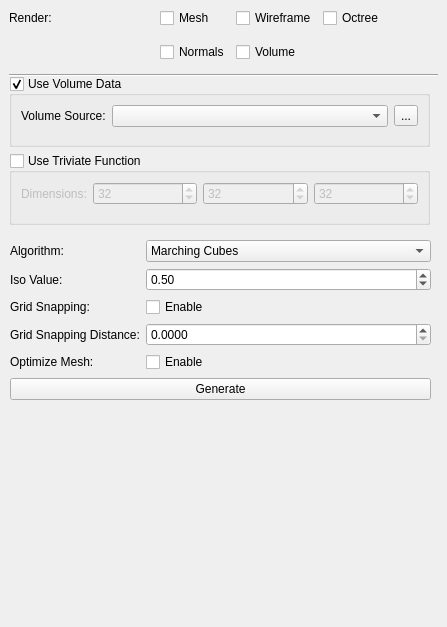
<?xml version="1.0" encoding="UTF-8"?>
<ui version="4.0">
 <class>SettingsWidget</class>
 <widget class="QDockWidget" name="SettingsWidget">
  <property name="geometry">
   <rect>
    <x>0</x>
    <y>0</y>
    <width>447</width>
    <height>627</height>
   </rect>
  </property>
  <property name="minimumSize">
   <size>
    <width>447</width>
    <height>627</height>
   </size>
  </property>
  <property name="windowTitle">
   <string>Settings</string>
  </property>
  <widget class="QWidget" name="_central_widget">
   <widget class="QLabel" name="_render_label">
    <property name="geometry">
     <rect>
      <x>9</x>
      <y>9</y>
      <width>44</width>
      <height>17</height>
     </rect>
    </property>
    <property name="text">
     <string>Render:</string>
    </property>
   </widget>
   <widget class="Line" name="_line">
    <property name="geometry">
     <rect>
      <x>9</x>
      <y>67</y>
      <width>429</width>
      <height>16</height>
     </rect>
    </property>
    <property name="minimumSize">
     <size>
      <width>0</width>
      <height>0</height>
     </size>
    </property>
    <property name="orientation">
     <enum>Qt::Orientation::Horizontal</enum>
    </property>
   </widget>
   <widget class="QGroupBox" name="m_volume_data_group_box">
    <property name="geometry">
     <rect>
      <x>9</x>
      <y>76</y>
      <width>421</width>
      <height>71</height>
     </rect>
    </property>
    <property name="title">
     <string>Use Volume Data</string>
    </property>
    <property name="checkable">
     <bool>true</bool>
    </property>
    <property name="checked">
     <bool>true</bool>
    </property>
    <layout class="QFormLayout" name="formLayout_3">
     <item row="0" column="0">
      <widget class="QLabel" name="_volume_source_label">
       <property name="text">
        <string>Volume Source:</string>
       </property>
      </widget>
     </item>
     <item row="0" column="1">
      <layout class="QHBoxLayout" name="_horizontal_layout_2">
       <item>
        <widget class="QComboBox" name="m_volume_source_combo_box"/>
       </item>
       <item>
        <widget class="QToolButton" name="m_volume_source_tool_button">
         <property name="text">
          <string>...</string>
         </property>
        </widget>
       </item>
      </layout>
     </item>
    </layout>
   </widget>
   <widget class="QGroupBox" name="m_triviate_function_group_box">
    <property name="geometry">
     <rect>
      <x>9</x>
      <y>153</y>
      <width>421</width>
      <height>72</height>
     </rect>
    </property>
    <property name="title">
     <string>Use Triviate Function</string>
    </property>
    <property name="checkable">
     <bool>true</bool>
    </property>
    <property name="checked">
     <bool>false</bool>
    </property>
    <layout class="QFormLayout" name="formLayout_2">
     <item row="0" column="0">
      <widget class="QLabel" name="m_dimensions_label">
       <property name="text">
        <string>Dimensions:</string>
       </property>
      </widget>
     </item>
     <item row="0" column="1">
      <layout class="QHBoxLayout" name="_horizontal_layout_1">
       <item>
        <widget class="QSpinBox" name="m_dimension_x">
         <property name="minimum">
          <number>2</number>
         </property>
         <property name="maximum">
          <number>256</number>
         </property>
         <property name="singleStep">
          <number>1</number>
         </property>
         <property name="value">
          <number>32</number>
         </property>
        </widget>
       </item>
       <item>
        <widget class="QSpinBox" name="m_dimension_y">
         <property name="minimum">
          <number>2</number>
         </property>
         <property name="maximum">
          <number>256</number>
         </property>
         <property name="value">
          <number>32</number>
         </property>
        </widget>
       </item>
       <item>
        <widget class="QSpinBox" name="m_dimension_z">
         <property name="minimum">
          <number>2</number>
         </property>
         <property name="maximum">
          <number>256</number>
         </property>
         <property name="value">
          <number>32</number>
         </property>
        </widget>
       </item>
      </layout>
     </item>
    </layout>
   </widget>
   <widget class="QWidget" name="gridLayoutWidget">
    <property name="geometry">
     <rect>
      <x>160</x>
      <y>0</y>
      <width>233</width>
      <height>71</height>
     </rect>
    </property>
    <layout class="QGridLayout" name="gridLayout_2">
     <item row="1" column="1">
      <widget class="QCheckBox" name="m_volume_check_box">
       <property name="text">
        <string>Volume</string>
       </property>
      </widget>
     </item>
     <item row="1" column="0">
      <widget class="QCheckBox" name="m_normals_check_box">
       <property name="text">
        <string>Normals</string>
       </property>
      </widget>
     </item>
     <item row="0" column="2">
      <widget class="QCheckBox" name="m_octree_check_box">
       <property name="text">
        <string>Octree</string>
       </property>
      </widget>
     </item>
     <item row="0" column="1">
      <widget class="QCheckBox" name="m_wireframe_check_box">
       <property name="text">
        <string>Wireframe</string>
       </property>
      </widget>
     </item>
     <item row="0" column="0">
      <widget class="QCheckBox" name="m_mesh_check_box">
       <property name="text">
        <string>Mesh</string>
       </property>
      </widget>
     </item>
    </layout>
   </widget>
   <widget class="QWidget" name="formLayoutWidget">
    <property name="geometry">
     <rect>
      <x>10</x>
      <y>240</y>
      <width>421</width>
      <height>201</height>
     </rect>
    </property>
    <layout class="QFormLayout" name="formLayout">
     <item row="0" column="0">
      <widget class="QLabel" name="_algorithm_label">
       <property name="text">
        <string>Algorithm:</string>
       </property>
      </widget>
     </item>
     <item row="0" column="1">
      <widget class="QComboBox" name="m_algorithm_combo_box">
       <property name="duplicatesEnabled">
        <bool>false</bool>
       </property>
       <item>
        <property name="text">
         <string>Marching Cubes</string>
        </property>
       </item>
       <item>
        <property name="text">
         <string>Dual Marching Cubes</string>
        </property>
       </item>
      </widget>
     </item>
     <item row="1" column="0">
      <widget class="QLabel" name="_iso_value_label">
       <property name="text">
        <string>Iso Value:</string>
       </property>
      </widget>
     </item>
     <item row="1" column="1">
      <widget class="QDoubleSpinBox" name="m_iso_value_spin_box">
       <property name="maximum">
        <double>1.000000000000000</double>
       </property>
       <property name="singleStep">
        <double>0.010000000000000</double>
       </property>
       <property name="value">
        <double>0.500000000000000</double>
       </property>
      </widget>
     </item>
     <item row="2" column="0">
      <widget class="QLabel" name="_grid_snapping_label">
       <property name="text">
        <string>Grid Snapping:</string>
       </property>
      </widget>
     </item>
     <item row="2" column="1">
      <widget class="QCheckBox" name="m_grid_snapping_check_box">
       <property name="text">
        <string>Enable</string>
       </property>
      </widget>
     </item>
     <item row="3" column="0">
      <widget class="QLabel" name="_grid_snapping_distance_label">
       <property name="text">
        <string>Grid Snapping Distance:</string>
       </property>
      </widget>
     </item>
     <item row="3" column="1">
      <widget class="QDoubleSpinBox" name="m_grid_snapping_distance_spin_box">
       <property name="decimals">
        <number>4</number>
       </property>
       <property name="singleStep">
        <double>0.010000000000000</double>
       </property>
      </widget>
     </item>
     <item row="4" column="0">
      <widget class="QLabel" name="_optimize_mesh_label">
       <property name="text">
        <string>Optimize Mesh:</string>
       </property>
      </widget>
     </item>
     <item row="4" column="1">
      <widget class="QCheckBox" name="m_optimize_mesh">
       <property name="text">
        <string>Enable</string>
       </property>
      </widget>
     </item>
     <item row="5" column="0" colspan="2">
      <widget class="QPushButton" name="m_generate_button">
       <property name="text">
        <string>Generate</string>
       </property>
      </widget>
     </item>
    </layout>
   </widget>
  </widget>
 </widget>
 <resources/>
 <connections/>
</ui>
